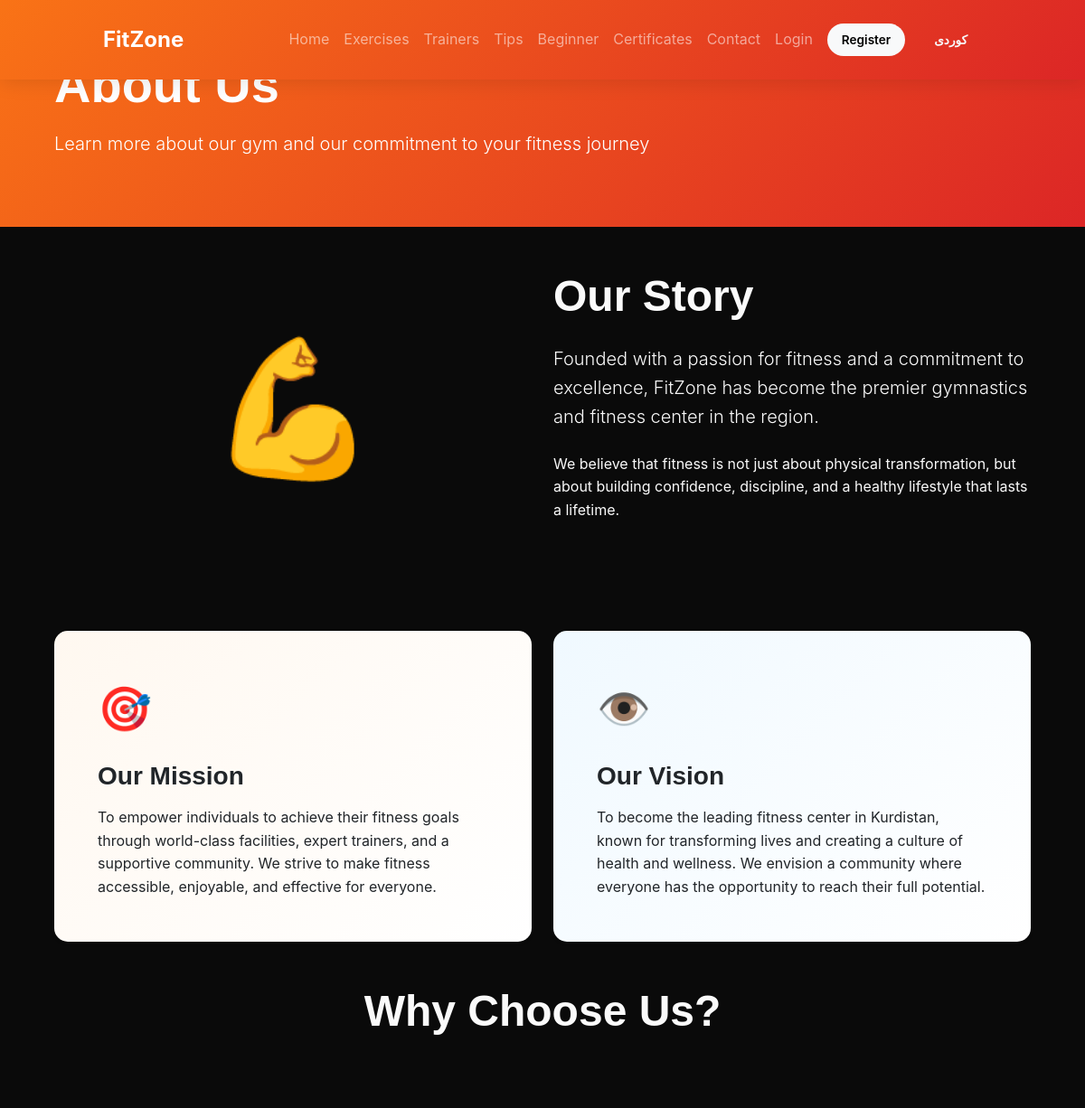
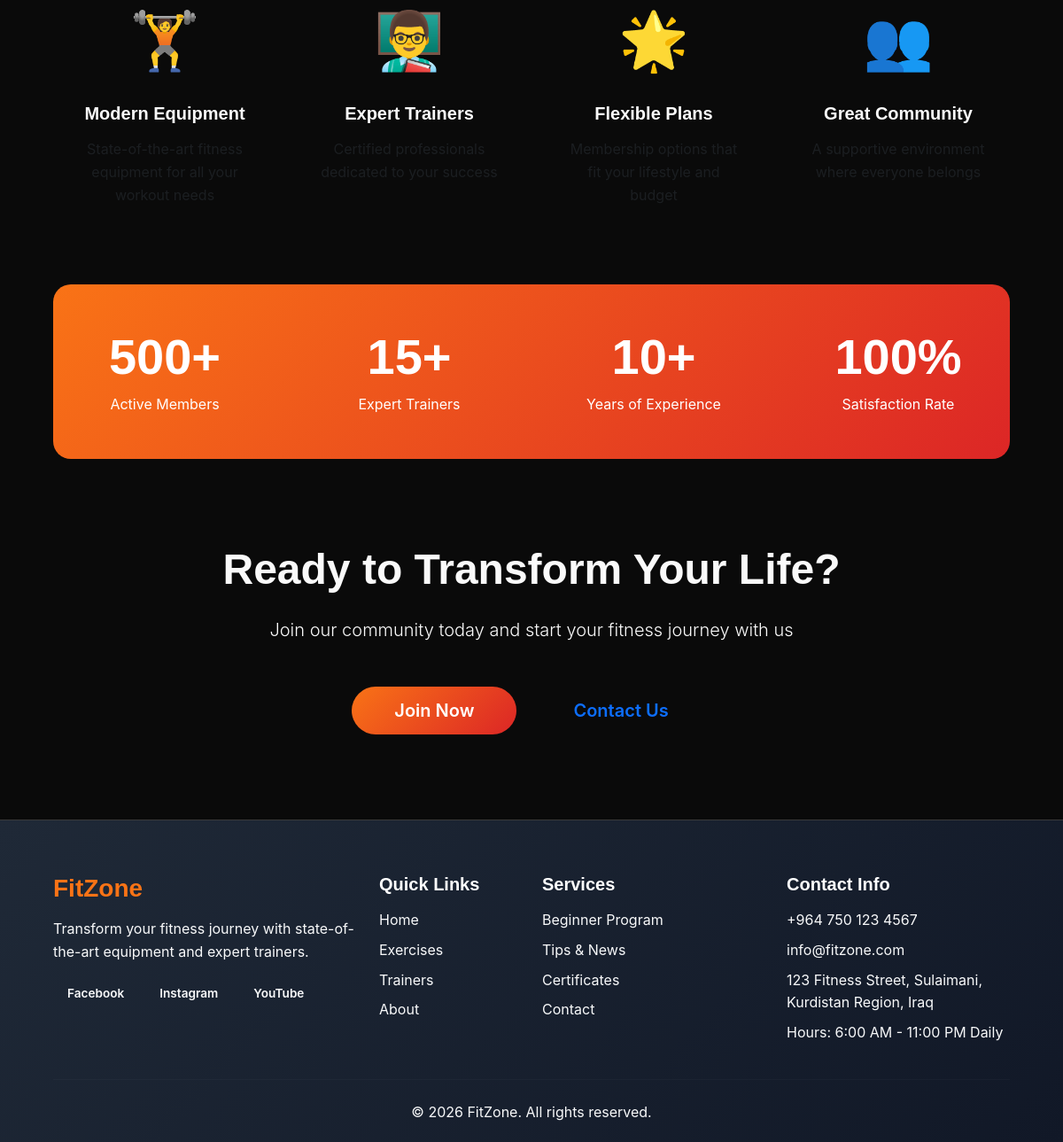
Page /about.php on the committed database (2 pictures, top to bottom).
### tables this page shows
CREATE TABLE `settings` (
    `id` INT PRIMARY KEY AUTO_INCREMENT,
    `setting_key` VARCHAR(100) NOT NULL UNIQUE,
    `setting_value` TEXT,
    `setting_value_ku` TEXT,
    `setting_type` ENUM('text', 'textarea', 'number', 'boolean', 'json', 'image', 'color') DEFAULT 'text',
    `category` VARCHAR(50) DEFAULT 'general',
    `label` VARCHAR(100),
    `label_ku` VARCHAR(100),
    `description` VARCHAR(255),
    `sort_order` INT DEFAULT 0,
    `updated_at` TIMESTAMP DEFAULT CURRENT_TIMESTAMP ON UPDATE CURRENT_TIMESTAMP
);

### about.php (the view, shortened to what the rows shown need)
<?php
require_once 'includes/config.php';
require_once 'includes/functions.php';
include 'includes/header.php';
?>
<div class="page-header" style="background: linear-gradient(135deg, #f97316 0%, #dc2626 100%); padding: 60px 0; color: white;">
    <div class="container">
        <h1 class="display-4 fw-bold mb-3"><?= __('About Us', 'دەربارەی ئێمە') ?></h1>
    </div>
</div>
<div class="container py-5">
    <div class="row align-items-center mb-5 pb-5">
        <div class="col-lg-6">
            <h2 class="display-5 fw-bold mb-4"><?= __('Our Story', 'چیرۆکی ئێمە') ?></h2>
        </div>
    </div>
    <div class="mb-5">
        <h2 class="display-5 fw-bold text-center mb-5"><?= __('Why Choose Us?', 'بۆچی ئێمە هەڵبژێریت؟') ?></h2>
    </div>
    <div class="mb-5 py-5" style="background: linear-gradient(135deg, #f97316 0%, #dc2626 100%); border-radius: 20px; color: white;">
        <div class="row text-center">
            <div class="col-lg-3 col-6 mb-4 mb-lg-0">
                <h2 class="display-4 fw-bold mb-2"><?= e(getSetting('stat_members')) ?>+</h2>
                <p class="mb-0"><?= __('Active Members', 'ئەندامی چالاک') ?></p>
            </div>
            <div class="col-lg-3 col-6 mb-4 mb-lg-0">
                <h2 class="display-4 fw-bold mb-2"><?= e(getSetting('stat_trainers')) ?>+</h2>
                <p class="mb-0"><?= __('Expert Trainers', 'ڕاهێنەری شارەزا') ?></p>
            </div>
            <div class="col-lg-3 col-6">
                <h2 class="display-4 fw-bold mb-2"><?= e(getSetting('stat_experience')) ?>+</h2>
                <p class="mb-0"><?= __('Years of Experience', 'ساڵ ئەزموون') ?></p>
            </div>
            <div class="col-lg-3 col-6">
                <h2 class="display-4 fw-bold mb-2">100%</h2>
            </div>
        </div>
    </div>
    <div class="text-center py-5">
        <h2 class="display-5 fw-bold mb-4"><?= __('Ready to Transform Your Life?', 'ئامادەیت ژیانەکەت بگۆڕیت؟') ?></h2>
    </div>
</div>
<?php include 'includes/footer.php'; ?>

### includes/navbar.php (shortened to what the rows shown need)
<?php
$lang = getCurrentLang();
?>
<nav class="navbar navbar-expand-lg navbar-dark sticky-top" style="background: linear-gradient(135deg, #f97316 0%, #dc2626 100%); box-shadow: 0 4px 20px rgba(0,0,0,0.1);">
    <div class="container">
        <a class="navbar-brand fw-bold" href="<?= SITE_URL ?>/index.php" style="font-size: 1.5rem;">
            <?= e(getSetting('site_name', $lang)) ?>
        </a>
        <div class="collapse navbar-collapse" id="navbarNav">
            <ul class="navbar-nav ms-auto align-items-center">
            </ul>
        </div>
    </div>
</nav>

### includes/footer.php (shortened to what the rows shown need)
    <footer class="footer" style="background: linear-gradient(135deg, #1f2937 0%, #111827 100%); color: white; padding: 60px 0 20px;">
        <div class="container">
            <div class="row g-4">
                <div class="col-lg-4 col-md-6">
                    <h3 class="fw-bold mb-3" style="color: #f97316;"><?= e(getSetting('site_name', $lang)) ?></h3>
                    <p class="text-light"><?= e(getSetting('site_description', $lang)) ?></p>
                    <div class="d-flex gap-2 mt-3">
                        <?php if ($fb = getSetting('social_facebook')): ?>
                            <a href="<?= e($fb) ?>" target="_blank" class="btn btn-sm btn-outline-light">Facebook</a>
                        <?php endif; ?>
                        <?php if ($ig = getSetting('social_instagram')): ?>
                            <a href="<?= e($ig) ?>" target="_blank" class="btn btn-sm btn-outline-light">Instagram</a>
                        <?php endif; ?>
                        <?php if ($yt = getSetting('social_youtube')): ?>
                            <a href="<?= e($yt) ?>" target="_blank" class="btn btn-sm btn-outline-light">YouTube</a>
                        <?php endif; ?>
                    </div>
                </div>
                <div class="col-lg-3 col-md-6">
                    <ul class="list-unstyled">
                        <li class="mb-2 text-light"><?= e(getSetting('site_phone')) ?></li>
                        <li class="mb-2 text-light"><?= e(getSetting('site_email')) ?></li>
                        <li class="mb-2 text-light"><?= e(getSetting('site_address', $lang)) ?></li>
                        <li class="mb-2 text-light"><?= __('Hours:', 'کاتژمێر:') ?> <?= e(getSetting('working_hours', $lang)) ?></li>
                    </ul>
                </div>
            </div>
            <div class="text-center text-light">
                <p class="mb-0">&copy; <?= date('Y') ?> <?= e(getSetting('site_name', $lang)) ?>. <?= __('All rights reserved.', 'هەموو مافەکان پارێزراون.') ?></p>
            </div>
        </div>
    </footer>
</body>
</html>

### rows in the picture
settings: setting_value "FitZone"
settings: setting_value "500"
settings: setting_value "15"
settings: setting_value "10"
settings: setting_value "Transform your fitness journey with state-of-the-art equipment and expert trainers."
settings: setting_value "+964 750 123 4567"
settings: setting_value "info@fitzone.com"
settings: setting_value "123 Fitness Street, Sulaimani, Kurdistan Region, Iraq"
settings: setting_value "6:00 AM - 11:00 PM Daily"

### other values in the picture
__('Home', 'سەرەتا') "Home"
__('Exercises', 'ڕاهێنانەکان') "Exercises"
__('Trainers', 'ڕاهێنەرەکان') "Trainers"
__('Tips', 'ئامۆژگاری') "Tips"
__('Beginner', 'سەرەتایی') "Beginner"
__('Certificates', 'بڕوانامە') "Certificates"
__('Contact', 'پەیوەندی') "Contact"
__('Login', 'چوونەژوورەوە') "Login"
__('Register', 'تۆمارکردن') "Register"
__('About Us', 'دەربارەی ئێمە') "About Us"
__('Our Story', 'چیرۆکی ئێمە') "Our Story"
__('Our Mission', 'ئامانجمان') "Our Mission"
__('Our Vision', 'دیدمان') "Our Vision"
__('Why Choose Us?', 'بۆچی ئێمە هەڵبژێریت؟') "Why Choose Us?"
__('Modern Equipment', 'ئامێری نوێ') "Modern Equipment"
